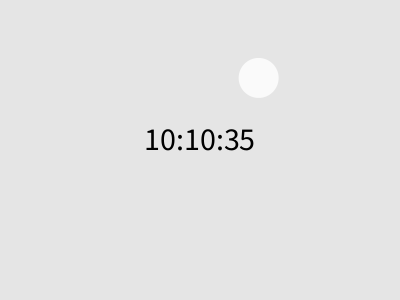
Frame 1 (no input)
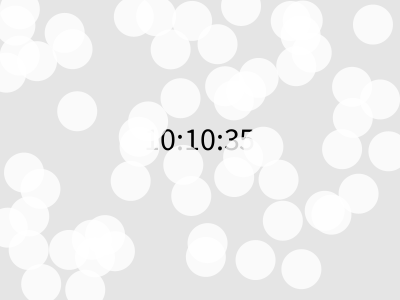
Frame 60 (the mouse pressed at the canvas centre just before this capture)
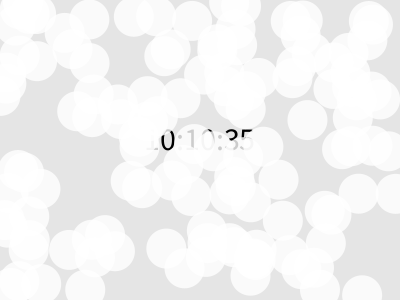
Frame 120 (the mouse held since frame 60 and released just before this capture)

The Processing sketch that drew these frames (run headless with seeded random() and noise(); from frame 60 on, the mouse is pressed at the canvas centre):

// Processing sketch: processing_17719
// ── processing_17719.pde

Integrator X, Y;
float x[] = {-50};
float y[] = {-50};


void setup() {
  size(400, 300);
  smooth();
  colorMode(HSB, 100);
  frameRate(30);
}

void draw() {
  background(90);

  //時計（仮）
  textAlign(CENTER);
  textSize(32);
  fill(0);
  text("10:10:35", width/2, height/2);

  //雪
  x = append(x, random(width));
  y = append(y, random(height));
  float attraction = random(0.2, 0.6);
  for (int i = 0; i < x.length; i++) {
    X = new Integrator(x[i], 0.5, 0.2);//初期値、制動力値、推進力値
    Y = new Integrator(y[i], 0.5, 0.2);

    X.update();
    Y.update();

    fill(100, 80);
    noStroke();
    ellipse(X.value, Y.value, 40, 40);
    //print(x[i] + ", ");
  }


  //println(" ");
  //noLoop();
}

void mousePressed() {
  X.target(0);
  Y.target(0);
}


class Integrator {
 
  final float DAMPING = 0.5f;
  final float ATTRACTION = 0.2f;
 
  float value;
  float vel;
  float accel;
  float force;
  float mass = 1;
 
  float damping = DAMPING;
  float attraction = ATTRACTION;
  boolean targeting;
  float target;
 
 
  Integrator() {
  }
 
 
  Integrator(float value) {
    this.value = value;
  }
 
 
  Integrator(float value, float damping, float attraction) {
    this.value = value;
    this.damping = damping;
    this.attraction = attraction;
  }
 
 
  void set(float v) {
    value = v;
  }
 
 
  void update() {
    if (targeting) {
      force += attraction * (target - value);     
    }
 
    accel = force / mass;
    vel = (vel + accel) * damping;
    value += vel;
 
    force = 0;
  }
 
 
  void target(float t) {
    targeting = true;
    target = t;
  }
}                               
